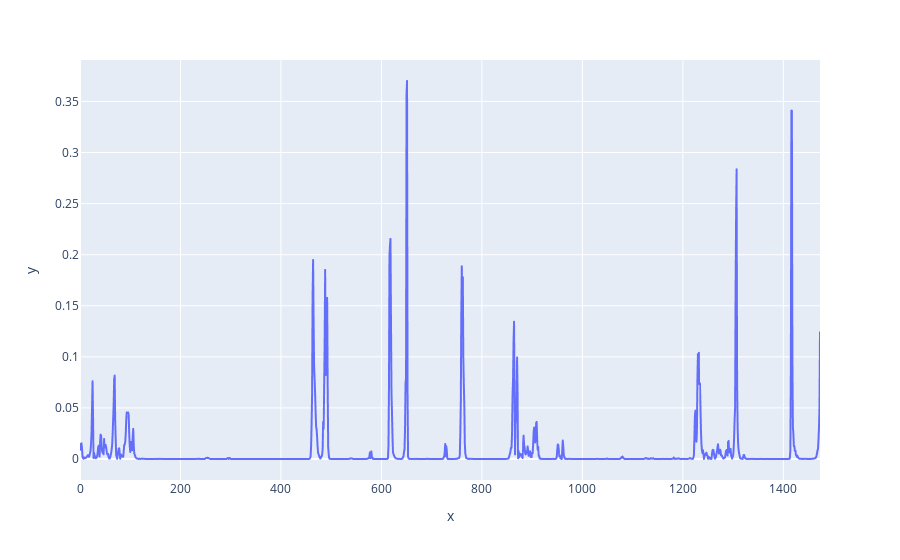

Notebook code cell kept with this figure:
### Code cell
fig = px.line(y=sc_res)
fig.show()

### Figure 1 — Plotly figure (JSON) as saved in the notebook; plotly's stock layout.template omitted (floating-point values rounded to 4 significant figures; data arrays with more than 128 entries replaced by an {"elided": "..."} marker saying what was removed)
{"data": [{"hovertemplate": "x=%{x}<br>y=%{y}<extra></extra>", "legendgroup": "", "line": {"color": "#636efa", "dash": "solid"}, "marker": {"symbol": "circle"}, "mode": "lines", "name": "", "showlegend": false, "type": "scattergl", "x": {"elided": "1474 int values"}, "xaxis": "x", "y": {"elided": "1474 float values"}, "yaxis": "y"}], "layout": {"legend": {"tracegroupgap": 0}, "margin": {"t": 60}, "xaxis": {"anchor": "y", "domain": [0, 1], "title": {"text": "x"}}, "yaxis": {"anchor": "x", "domain": [0, 1], "title": {"text": "y"}}}}
